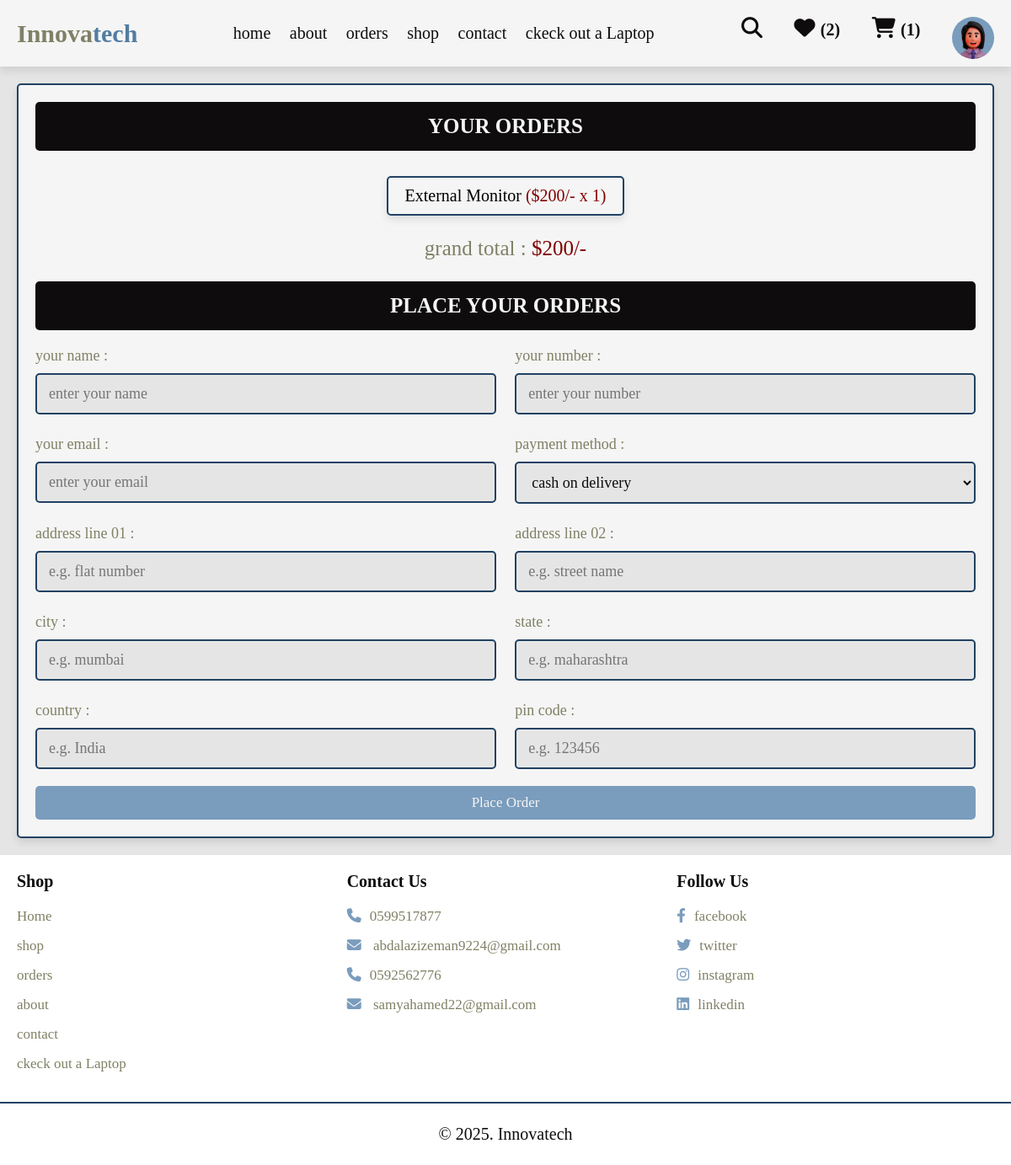
The page /checkout.php (signed in) on the database its author committed.
### tables this page shows
CREATE TABLE `cart` (
  `id` int(100) NOT NULL,
  `user_id` int(100) NOT NULL,
  `pid` int(100) NOT NULL,
  `name` varchar(100) NOT NULL,
  `price` int(10) NOT NULL,
  `quantity` int(10) NOT NULL,
  `image` varchar(100) NOT NULL
);

### checkout.php (the view, shortened to what this page needs)
<?php
include 'components/connect.php';
if(isset($_SESSION['user_id'])){
   $user_id = $_SESSION['user_id'];
}else{
   $user_id = '';
   header('location:user_login.php');
};
?>
<!DOCTYPE html>
<html lang="en">
<head>
   <link rel="stylesheet" href="https://cdnjs.cloudflare.com/ajax/libs/font-awesome/6.1.1/css/all.min.css">
   <link rel="stylesheet" href="css/style.css">
</head>
<body>
<?php include 'components/user_header.php'; ?>
<section class="checkout-orders">
   <form action="" method="POST">
   <h3>your orders</h3>
      <div class="display-orders">
      <?php
         $grand_total = 0;
         $select_cart = $conn->prepare("SELECT * FROM `cart` WHERE user_id = ?");
         $select_cart->execute([$user_id]);
         if($select_cart->rowCount() > 0){
            while($fetch_cart = $select_cart->fetch(PDO::FETCH_ASSOC)){
               $grand_total += ($fetch_cart['price'] * $fetch_cart['quantity']);
      ?>
         <p> <?= $fetch_cart['name']; ?> <span>(<?= '$'.$fetch_cart['price'].'/- x '. $fetch_cart['quantity']; ?>)</span> </p>
      <?php
            }
         }else{
            echo '<p class="empty">your cart is empty!</p>';
         }
      ?>
         <div class="grand-total">grand total : <span>$<?= $grand_total; ?>/-</span></div>
      </div>
      <h3>place your orders</h3>
      <div class="flex">
         <div class="inputBox">
            <span>your name :</span>
            <input type="text" name="name" placeholder="enter your name" class="box" maxlength="20" required>
         </div>
         <div class="inputBox">
            <span>your number :</span>
            <input type="number" name="number" placeholder="enter your number" class="box" min="0" max="9999999999" onkeypress="if(this.value.length == 10) return false;" required>
         </div>
         <div class="inputBox">
            <span>your email :</span>
            <input type="email" name="email" placeholder="enter your email" class="box" maxlength="50" required>
         </div>
         <div class="inputBox">
            <span>payment method :</span>
            <select name="method" class="box" required>
               <option value="cash on delivery">cash on delivery</option>
            </select>
         </div>
         <div class="inputBox">
            <span>address line 01 :</span>
            <input type="text" name="flat" placeholder="e.g. flat number" class="box" maxlength="50" required>
         </div>
         <div class="inputBox">
            <span>address line 02 :</span>
            <input type="text" name="street" placeholder="e.g. street name" class="box" maxlength="50" required>
         </div>
         <div class="inputBox">
            <span>city :</span>
            <input type="text" name="city" placeholder="e.g. mumbai" class="box" maxlength="50" required>
         </div>
         <div class="inputBox">
            <span>state :</span>
            <input type="text" name="state" placeholder="e.g. maharashtra" class="box" maxlength="50" required>
         </div>
         <div class="inputBox">
            <span>country :</span>
            <input type="text" name="country" placeholder="e.g. India" class="box" maxlength="50" required>
         </div>
         <div class="inputBox">
            <span>pin code :</span>
            <input type="number" min="0" name="pin_code" placeholder="e.g. 123456" min="0" max="999999" onkeypress="if(this.value.length == 6) return false;" class="box" required>
         </div>
      </div>
      <input type="submit" name="order" class="btn <?= ($grand_total > 1)?'':'disabled'; ?>" value="place order">
   </form>
</section>
<?php include 'components/footer.php'; ?>
</body>
</html>

### css/style.css (style rules this page uses)
:root { --primary-color: #404040; --yellow : #214263; --light-yellow : #007acc; --black2 : #0b0b11; --light-color2 : #999999; --border2: .1rem solid rgba(0,0,0,.1); --box-shadow2: 0 .5rem 1rem rgba(0,0,0,.1); --main-color: #7a9cbd; --orange: #1a334c; --red: #800000; --black: #0e0c0c; --white: #f5f5f5; --light-color: #808066; --light-bg: #e5e5e5; --border: .2rem solid var(--yellow); --box-shadow: 0 .5rem 1rem rgba(0,0,0,.1); --c1: #808066; --c2: #576d7b; --c3: #414b54; --c4: #527da1; --c5: #7f8386; --c6: #c5c9cc; }
* { font-family: SansSerif; margin:0; padding:0; box-sizing: border-box; outline: none; border:none; text-decoration: none; }
html { font-size: 62.5%; overflow-x: hidden; }
body { background-color: var(--light-bg); }
section { padding:2rem; max-width: 1200px; margin:0 auto; }
.btn, .delete-btn, .option-btn { display: block; width: 100%; margin-top: 1rem; border-radius: .5rem; padding:1rem 3rem; font-size: 1.7rem; text-transform: capitalize; color:var(--white); cursor: pointer; text-align: center; }
.btn { background-color: var(--main-color); }
.display-orders { text-align: center; padding-bottom: 0; }
.display-orders p { display: inline-block; padding:1rem 2rem; margin:1rem .5rem; font-size: 2rem; text-align: center; border:var(--border); background-color: var(--white); box-shadow: var(--box-shadow); border-radius: .5rem; }
.display-orders p span { color:var(--red); }
.display-orders .grand-total { margin-top: 1.5rem; margin-bottom: 2.5rem; font-size: 2.5rem; color:var(--light-color); }
.display-orders .grand-total span { color:var(--red); }
.checkout-orders form { padding:2rem; border:var(--border); background-color: var(--white); box-shadow: var(--box-shadow); border-radius: .5rem; }
.checkout-orders form h3 { border-radius: .5rem; background-color: var(--black); color:var(--white); padding:1.5rem 1rem; text-align: center; text-transform: uppercase; margin-bottom: 2rem; font-size: 2.5rem; }
.checkout-orders form .flex { display: flex; flex-wrap: wrap; gap:1.5rem; justify-content: space-between; }
.checkout-orders form .flex .inputBox { width: 49%; }
.checkout-orders form .flex .inputBox .box { width: 100%; border:var(--border); border-radius: .5rem; font-size: 1.8rem; color:var(--black); padding:1.2rem 1.4rem; margin:1rem 0; background-color: var(--light-bg); }
.checkout-orders form .flex .inputBox span { font-size: 1.8rem; color:var(--light-color); }

### rows shown on the page
cart: name "External Monitor", price "200", quantity "1"

### other values the page prints
$total_wishlist_counts "2"
$total_cart_counts "1"
$grand_total "200"
